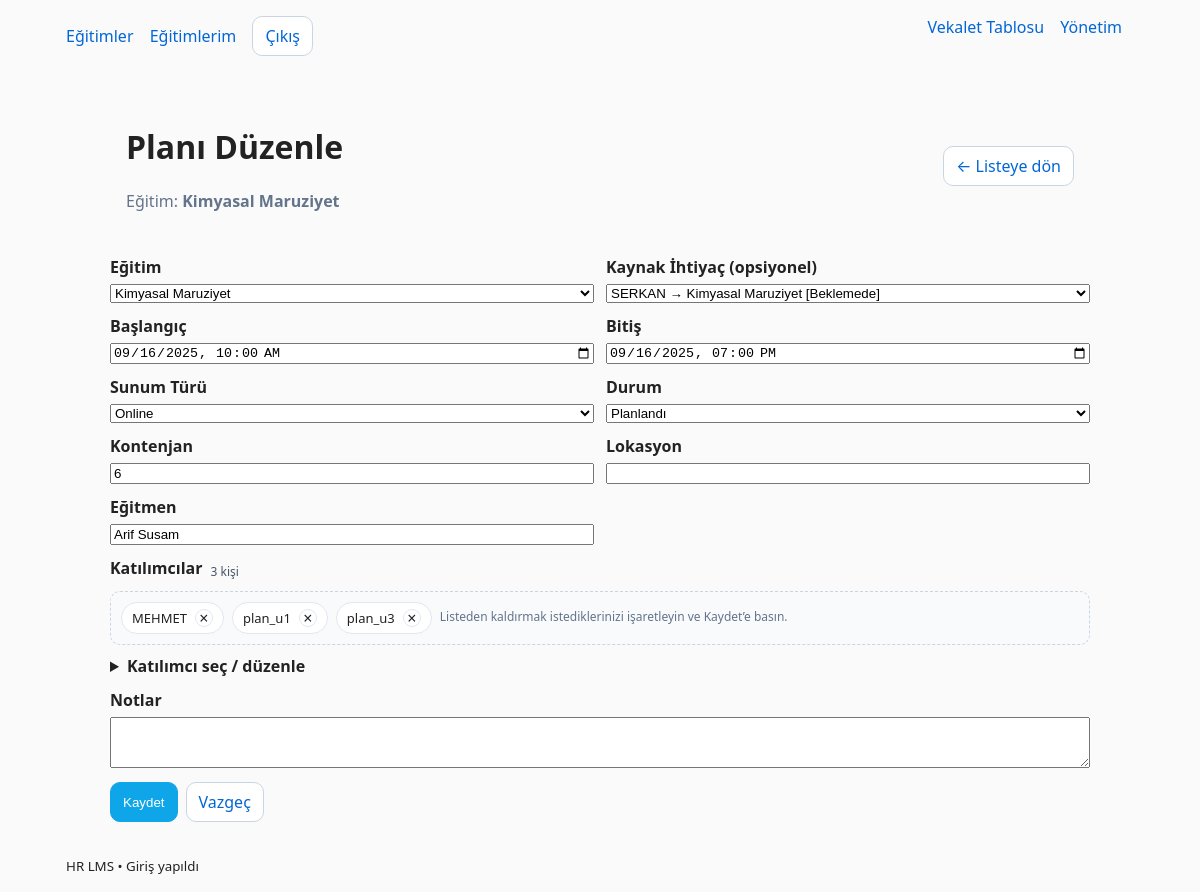
The app's page /plans/1/edit/ (signed in) with its own data.
### trainings/models.py (models this page shows, shortened)
class TrainingPlan(models.Model):
    DELIVERY_CHOICES = (
        ("onsite", "Sınıf/Onsite"),
        ("online", "Online"),
        ("hybrid", "Hibrit"),
    )
    STATUS_CHOICES = (
        ("planned", "Planlandı"),
        ("scheduled", "Takvimlendi"),
        ("completed", "Tamamlandı"),
        ("cancelled", "İptal"),
    )
    training = models.ForeignKey(
        "trainings.Training",
        on_delete=models.PROTECT,
        related_name="plans",
        verbose_name="Eğitim",
    )
    need = models.ForeignKey(
        "trainings.TrainingNeed",
        on_delete=models.SET_NULL,
        null=True, blank=True,
        related_name="plans",
        verbose_name="Kaynak İhtiyaç",
    )
    start_datetime = models.DateTimeField("Başlangıç")
    end_datetime = models.DateTimeField("Bitiş")
    capacity = models.PositiveIntegerField("Kontenjan", null=True, blank=True)
    location = models.CharField("Lokasyon", max_length=200, blank=True)
    instructor_name = models.CharField("Eğitmen", max_length=150, blank=True)
    delivery = models.CharField("Sunum Türü", max_length=10, choices=DELIVERY_CHOICES, default="online")
    status = models.CharField("Durum", max_length=10, choices=STATUS_CHOICES, default="planned")
    notes = models.TextField("Notlar", blank=True)
    created_by = models.ForeignKey(
        settings.AUTH_USER_MODEL,
        on_delete=models.SET_NULL,
        null=True, blank=True,
        related_name="created_training_plans",
        verbose_name="Oluşturan",
    )
    created_at = models.DateTimeField("Oluşturulma", default=timezone.now)
    updated_at = models.DateTimeField(auto_now=True)
    class Meta:
        verbose_name = "Eğitim Planı"
        verbose_name_plural = "Eğitim Planları"
        ordering = ["-start_datetime"]
        indexes = [
            models.Index(fields=["status"]),
            models.Index(fields=["start_datetime"]),
        ]

class Training(models.Model):
    title = models.CharField("Başlık", max_length=200)
    code = models.CharField("Kod", max_length=50, blank=True, null=True)
    description = models.TextField("Açıklama", blank=True)
    duration_hours = models.PositiveIntegerField("Süre (saat)", blank=True, null=True)
    is_active = models.BooleanField("Aktif mi?", default=True)
    created_at = models.DateTimeField("Oluşturulma", default=timezone.now)
    updated_at = models.DateTimeField(auto_now=True)
    class Meta:
        verbose_name = "Eğitim"
        verbose_name_plural = "Eğitimler"
        ordering = ["title"]
        indexes = [models.Index(fields=["is_active"])]
    def __str__(self):
        return self.title or f"Training #{self.pk}"

class TrainingPlanAttendee(models.Model):
    plan = models.ForeignKey(
        "trainings.TrainingPlan",
        on_delete=models.CASCADE,
        related_name="plan_attendees",
        verbose_name="Plan",
    )
    user = models.ForeignKey(
        settings.AUTH_USER_MODEL,
        on_delete=models.CASCADE,
        related_name="training_plan_attendances",
        verbose_name="Kullanıcı",
    )
    created_at = models.DateTimeField("Oluşturulma", default=timezone.now)
    class Meta:
        verbose_name = "Plan Katılımcısı"
        verbose_name_plural = "Plan Katılımcıları"
        unique_together = [("plan", "user")]
        indexes = [models.Index(fields=["plan", "user"])]

### trainings/views_plans.py (the view)
# urls.py: path("plans/<int:pk>/edit/",       plan_edit,   name="plan_edit"),
@login_required
@user_passes_test(is_staff)
def plan_edit(request, pk):
    if TrainingPlan is None:
        messages.error(request, "TrainingPlan modeli yüklenemedi.")
        return redirect(reverse("plan_list"))
    plan = get_object_or_404(TrainingPlan, pk=pk)
    FormClass = get_training_plan_form()
    if FormClass is None:
        messages.error(request, "TrainingPlan formu yüklenemedi.")
        return redirect(reverse("plan_list"))
    if request.method == "POST":
        form = FormClass(request.POST, instance=plan)
        if form.is_valid():
            obj = form.save(commit=False)
            obj.save()
            form.save_participants(obj)
            messages.success(request, "Eğitim planı güncellendi.")
            return redirect(reverse("plan_edit", args=[plan.id]))
    else:
        form = FormClass(instance=plan)
    attendees = []
    if TrainingPlanAttendee:
        attendees = (TrainingPlanAttendee.objects
                     .filter(plan=plan)
                     .select_related("user")
                     .order_by("user__username"))
    return render(
        request,
        "trainings/plan_edit.html",
        {"form": form, "is_new": False, "plan": plan, "attendees": attendees},
    )

### trainings/forms.py (called while the page is built)
def get_training_plan_form():
    return TrainingPlanForm

### trainings/models.py (called while the page is built)
    def __str__(self):
        return f"{self.user} → {self.training} [{self.get_status_display()}]"

### trainings/views_plans.py (called while the page is built)
def is_staff(user):
    return user.is_staff or user.is_superuser

### templates/trainings/plan_edit.html (shortened to what this page needs)
{% extends "base.html" %}
{% load static %}
{% block content %}
<link rel="stylesheet" href="{% static 'trainings/plan_edit.css' %}">
<div class="plan-edit-page">
  <header class="page-head">
    <div class="left">
      <h1>{% if is_new %}Yeni Eğitim Planı{% else %}Planı Düzenle{% endif %}</h1>
      {% if not is_new and plan %}
        <p class="muted">Eğitim: <strong>{{ plan.training }}</strong></p>
      {% endif %}
    </div>
    <div class="right">
      <a href="{% url 'plan_list' %}" class="btn">← Listeye dön</a>
    </div>
  </header>
  <form method="post" novalidate class="form">
    <div class="grid">
      <div class="col">
        <label class="lbl">Eğitim</label>
        {{ form.training }}
      </div>
      <div class="col">
        <label class="lbl">Kaynak İhtiyaç (opsiyonel)</label>
        {{ form.need }}
      </div>
      <div class="col">
        <label class="lbl">Başlangıç</label>
        {{ form.start_datetime }}
      </div>
      <div class="col">
        <label class="lbl">Bitiş</label>
        {{ form.end_datetime }}
      </div>
      <div class="col">
        <label class="lbl">Sunum Türü</label>
        {{ form.delivery }}
      </div>
      <div class="col">
        <label class="lbl">Durum</label>
        {{ form.status }}
      </div>
      <div class="col">
        <label class="lbl">Kontenjan</label>
        {{ form.capacity }}
      </div>
      <div class="col">
        <label class="lbl">Lokasyon</label>
        {{ form.location }}
      </div>
      <div class="col">
        <label class="lbl">Eğitmen</label>
        {{ form.instructor_name }}
      </div>
      <div class="col col-2">
        <div class="attendees-head">
          <label class="lbl">Katılımcılar</label>
          {% if attendees and attendees|length > 0 %}
            <span class="count">{{ attendees|length }} kişi</span>
          {% endif %}
        </div>
        <div class="attendees-list">
          {% if attendees and attendees|length > 0 %}
            {% for row in attendees %}
              {% with u=row.user %}
              <label class="chip">
                <span class="name">{{ u.get_full_name|default:u.username }}</span>
                <span class="rm" title="Kaldır">×</span>
              </label>
              {% endwith %}
            {% endfor %}
            <div class="help-mini">Listeden kaldırmak istediklerinizi işaretleyin ve Kaydet’e basın.</div>
          {% else %}
            <div class="muted">Bu plan için henüz katılımcı yok.</div>
          {% endif %}
        </div>
        <details class="picker">
          <summary>Katılımcı seç / düzenle</summary>
        </details>
      </div>
      <div class="col col-2">
        <label class="lbl">Notlar</label>
        {{ form.notes }}
      </div>
    </div>
    <div class="form-actions">
      <button type="submit" class="btn btn-primary">Kaydet</button>
      <a href="{% url 'plan_list' %}" class="btn">Vazgeç</a>
    </div>
  </form>
</div>
{% endblock %}

### templates/base.html (shortened to what this page needs)
<!doctype html>
<html lang="tr">
  <head>
  </head>
  <body>
    <header>
      <nav>
        <a href="{% url 'home' %}">Eğitimler</a>
        {% if request.user.is_authenticated %}
          <a href="{% url 'mine' %}">Eğitimlerim</a>
          <form class="inline" method="post" action="{% url 'logout' %}">
            <button type="submit" class="btn">Çıkış</button>
          </form>
        {% else %}
          <a href="{% url 'login' %}" class="btn">Giriş</a>
        {% endif %}
        <span class="nav-right">
          {% if request.user.is_staff or request.user.is_superuser %}
            <a href="{% url 'delegations:matrix' %}">Vekalet Tablosu</a>
          {% endif %}
          <a href="/admin/">Yönetim</a>
        </span>
      </nav>
    </header>
    <main>
      {% block content %}{% endblock %}
    </main>
    <footer>
      <small>HR LMS • {{ request.user.is_authenticated|yesno:"Giriş yapıldı,Anonim" }}</small>
    </footer>
  </body>
</html>

### static/trainings/plan_edit.css (style rules this page uses)
.plan-edit-page { max-width: 980px; margin: 0 auto; }
.page-head { display:flex; align-items:center; justify-content:space-between; margin-bottom:12px; }
.page-head .muted { color:#64748b; margin-top:4px; }
.form .grid { display:grid; grid-template-columns:1fr 1fr; gap:12px; }
.form .col { display:flex; flex-direction:column; }
.form .col-2 { grid-column:1 / -1; }
.lbl { font-weight:600; margin-bottom:6px; }
.muted { color:#64748b; }
.help-mini { color:#64748b; font-size:12px; margin-top:6px; }
.form-actions { margin-top:14px; display:flex; gap:8px; }
.btn { display:inline-flex; align-items:center; gap:6px; border:1px solid #cbd5e1; padding:8px 12px; border-radius:10px; background:#fff; text-decoration:none; }
.btn-primary { background:#0ea5e9; color:#fff; border-color:#0ea5e9; }
.attendees-head { display:flex; align-items:center; gap:8px; margin-bottom:6px; }
.attendees-head .count { color:#475569; font-size:12px; }
.attendees-list { display:flex; flex-wrap:wrap; gap:8px; padding:10px; border:1px dashed #cbd5e1; border-radius:10px; background:#f8fafc; }
.chip { display:inline-flex; align-items:center; gap:8px; padding:6px 10px; border-radius:999px; background:#fff; border:1px solid #e2e8f0; cursor:pointer; }
.chip .name { font-size:13px; }
.chip .rm { width:18px; height:18px; border-radius:999px; display:inline-flex; align-items:center; justify-content:center; border:1px solid #e2e8f0; }
.picker { margin-top:10px; }
.picker > summary { cursor:pointer; font-weight:600; }

### templates/base.html (style rules this page uses)
:root { --bg:#fafafa; --fg:#222; --muted:#666; --link:#0366d6; --card:#fff; --bd:#eee; --bd2:#ddd; --ok:#10b981; --warn:#f59e0b; --err:#ef4444; }
* { box-sizing:border-box }
body { font-family:system-ui,-apple-system,Segoe UI,Roboto,Ubuntu,"Helvetica Neue",Arial,sans-serif;margin:0;background:var(--bg);color:var(--fg) }
header,main,footer { max-width:1100px;margin:0 auto;padding:16px }
a { color:var(--link);text-decoration:none }
nav a, nav form button { margin-right:12px;text-decoration:none;color:var(--link);background:none;border:none;cursor:pointer;font:inherit }
.btn { display:inline-block;padding:8px 12px;border:1px solid var(--bd2);border-radius:10px;text-decoration:none }
.inline { display:inline }
.nav-right { float:right }
header nav::after { content:"";display:block;clear:both }

### records on screen
TrainingPlan: training "Kimyasal Maruziyet", need "SERKAN → Kimyasal Maruziyet [Beklemede]", start_datetime "09/16/2025 10:00", end_datetime "09/16/2025 19:00", delivery "Online", status "Planlandı", capacity "6", instructor_name "Arif Susam"
TrainingPlanAttendee: user.get_full_name "MEHMET"
TrainingPlanAttendee: user.get_full_name "plan_u1"
TrainingPlanAttendee: user.get_full_name "plan_u3"

### other values on screen
{{ attendees|length }} "3"
{{ request.user.is_authenticated|yesno:"Giriş yapıldı,Anonim" }} "Giriş yapıldı"
